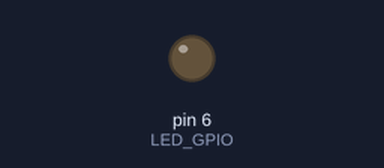
This sketch was run on a simulated Arduino Uno, built with avr-gcc and run on an emulated ATmega328P. Shown: output pins drawn as LEDs (lit = HIGH).

Above: at 0.1 s.
At 9.6 s:
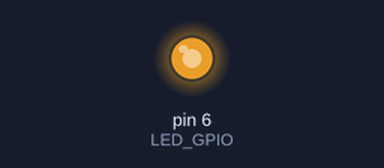
At 19.1 s:
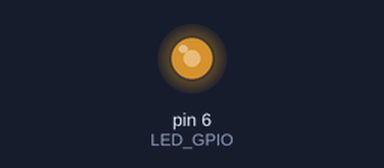
At 38.6 s:
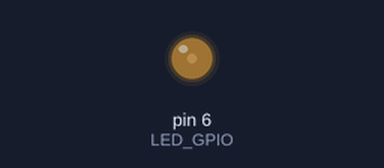
Timing chart, 0 to 40.0 s (numbered marks = the images above):
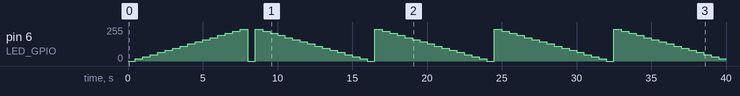

The sketch:

LED_FadeInNOut.ino
```cpp
#include "led.h"

#define LED_GPIO 6

void setup()
{
  pinMode(LED_GPIO, OUTPUT);
}

void loop()
{
  led_fade(LED_GPIO, 16);
}

void led_fade(uint8_t pin_number,uint8_t fade_steps)
{
	for(;led_intensity <= 255; led_intensity += fade_steps)
    {
      analogWrite(pin_number, led_intensity);
      delay(500);
    }

	for(;led_intensity >= 0; led_intensity -= fade_steps)
    {
      analogWrite(pin_number, led_intensity);
      delay(500);
    }
}
```

led.h
```cpp
#ifndef LED_H_INCLUDED
#define LED_H_INCLUDED

uint16_t led_intensity = 0;

void led_fade(uint8_t pin_number,uint8_t fade_steps);

#endif // LED_H_INCLUDED
```

Measured:
- by itself, pin 6 (LED_GPIO): 0/255 → 16/255 at 0.50 s, → 32/255 0.50 s later, → 48/255 0.50 s later, → 64/255 0.50 s later, … (79 changes in this stretch)
